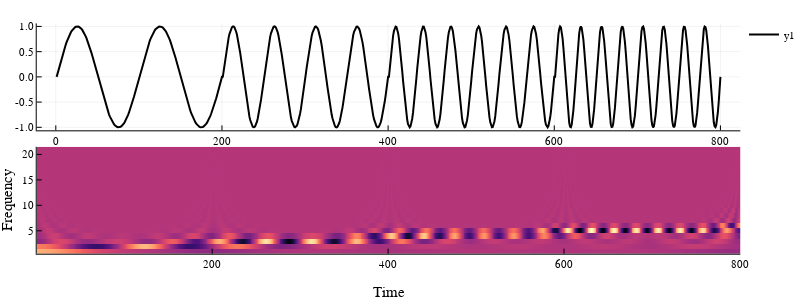

The notebook cell saved with this chart:
### Markdown cell above
It is obvious from the above plot that the Fourier Transform falls short on non-stationary signals even in this low complexity case where the signal does not vary much frequency-wise.

### Code cell
# add scaleogram
let y = y_var, wt = WT.morl
    yt = cwt(y, wavelet(wt))
    yt = reshape(yt, size(yt, 1), size(yt, 2))
    hm = heatmap(real.(yt)', xlabel="Time", ylabel="Frequency", colorbar=false, color=:magma)
    p = plot(y)
    plot(p, hm, layout = (2,1))
end

### Figure 1 — Plotly figure (JSON) as saved in the notebook; plotly's stock layout.template omitted (floating-point values rounded to 4 significant figures; data arrays with more than 128 entries replaced by an {"elided": "..."} marker saying what was removed)
{"data": [{"colorbar": {"title": ""}, "legendgroup": "y1", "line": {"color": "rgba(0, 0, 0, 1.000)", "dash": "solid", "shape": "linear", "width": 2}, "mode": "lines", "name": "y1", "showlegend": true, "type": "scatter", "x": {"elided": "800 int values"}, "xaxis": "x1", "y": {"elided": "800 float values"}, "yaxis": "y1", "zmax": null, "zmin": null}, {"colorbar": {"title": ""}, "colorscale": [[0, "rgba(0, 0, 4, 1.000)"], [0.03448, "rgba(4, 4, 20, 1.000)"], [0.06897, "rgba(12, 9, 38, 1.000)"], [0.1034, "rgba(21, 14, 56, 1.000)"], [0.1379, "rgba(33, 17, 78, 1.000)"], [0.1724, "rgba(47, 17, 99, 1.000)"], [0.2069, "rgba(63, 15, 114, 1.000)"], [0.2414, "rgba(78, 17, 123, 1.000)"], [0.2759, "rgba(90, 22, 126, 1.000)"], [0.3103, "rgba(104, 28, 129, 1.000)"], [0.3448, "rgba(118, 33, 129, 1.000)"], [0.3793, "rgba(132, 38, 129, 1.000)"], [0.4138, "rgba(147, 43, 128, 1.000)"], [0.4483, "rgba(160, 47, 127, 1.000)"], [0.4828, "rgba(174, 52, 123, 1.000)"], [0.5172, "rgba(189, 57, 119, 1.000)"], [0.5517, "rgba(204, 63, 113, 1.000)"], [0.5862, "rgba(216, 69, 108, 1.000)"], [0.6207, "rgba(228, 79, 100, 1.000)"], [0.6552, "rgba(238, 91, 94, 1.000)"], [0.6897, "rgba(245, 107, 92, 1.000)"], [0.7241, "rgba(249, 123, 93, 1.000)"], [0.7586, "rgba(252, 138, 98, 1.000)"], [0.7931, "rgba(253, 155, 107, 1.000)"], [0.8276, "rgba(254, 172, 118, 1.000)"], [0.8621, "rgba(254, 189, 130, 1.000)"], [0.8966, "rgba(254, 205, 144, 1.000)"], [0.931, "rgba(253, 220, 158, 1.000)"], [0.9655, "rgba(252, 236, 174, 1.000)"], [1, "rgba(252, 253, 191, 1.000)"]], "hoverinfo": "none", "name": "y1", "showlegend": false, "showscale": false, "type": "heatmap", "x": {"elided": "801 float values"}, "xaxis": "x2", "y": [0.5, 1.5, 2.5, 3.5, 4.5, 5.5, 6.5, 7.5, 8.5, 9.5, 10.5, 11.5, 12.5, 13.5, 14.5, 15.5, 16.5, 17.5, 18.5, 19.5, 20.5, 21.5], "yaxis": "y2", "z": {"elided": "21x800 float values"}, "zmax": 0.01505, "zmin": -0.01484}], "layout": {"annotations": [], "height": 300, "legend": {"bgcolor": "rgba(255, 255, 255, 1.000)", "bordercolor": "rgba(0, 0, 0, 1.000)", "font": {"color": "rgba(0, 0, 0, 1.000)", "family": "sans-serif", "size": 11}, "tracegroupgap": 0, "x": 1, "y": 1}, "margin": {"b": 20, "l": 0, "r": 0, "t": 20}, "paper_bgcolor": "rgba(255, 255, 255, 1.000)", "plot_bgcolor": "rgba(255, 255, 255, 1.000)", "showlegend": true, "width": 800, "xaxis1": {"anchor": "y1", "domain": [0.04937, 0.9951], "gridcolor": "rgba(0, 0, 0, 0.100)", "gridwidth": 0.5, "linecolor": "rgba(0, 0, 0, 1.000)", "mirror": false, "range": [-22.97, 824.0], "showgrid": true, "showline": true, "showticklabels": true, "tickangle": 0, "tickcolor": "rgb(0, 0, 0)", "tickfont": {"color": "rgba(0, 0, 0, 1.000)", "family": "sans-serif", "size": 11}, "tickmode": "array", "ticks": "inside", "ticktext": ["0", "200", "400", "600", "800"], "tickvals": [0, 200, 400, 600, 800], "title": "", "titlefont": {"color": "rgba(0, 0, 0, 1.000)", "family": "sans-serif", "size": 15}, "type": "-", "visible": true, "zeroline": false, "zerolinecolor": "rgba(0, 0, 0, 1.000)"}, "xaxis2": {"anchor": "y2", "domain": [0.04937, 0.9951], "gridcolor": "rgba(0, 0, 0, 0.100)", "gridwidth": 0.5, "linecolor": "rgba(0, 0, 0, 1.000)", "mirror": false, "range": [0.5, 800.5], "showgrid": true, "showline": true, "showticklabels": true, "tickangle": 0, "tickcolor": "rgb(0, 0, 0)", "tickfont": {"color": "rgba(0, 0, 0, 1.000)", "family": "sans-serif", "size": 11}, "tickmode": "array", "ticks": "inside", "ticktext": ["200", "400", "600", "800"], "tickvals": [200, 400, 600, 800], "title": "Time", "titlefont": {"color": "rgba(0, 0, 0, 1.000)", "family": "sans-serif", "size": 15}, "type": "-", "visible": true, "zeroline": false, "zerolinecolor": "rgba(0, 0, 0, 1.000)"}, "yaxis1": {"anchor": "x1", "domain": [0.5756, 0.9869], "gridcolor": "rgba(0, 0, 0, 0.100)", "gridwidth": 0.5, "linecolor": "rgba(0, 0, 0, 1.000)", "mirror": false, "range": [-1.06, 1.06], "showgrid": true, "showline": true, "showticklabels": true, "tickangle": 0, "tickcolor": "rgb(0, 0, 0)", "tickfont": {"color": "rgba(0, 0, 0, 1.000)", "family": "sans-serif", "size": 11}, "tickmode": "array", "ticks": "inside", "ticktext": ["-1.0", "-0.5", "0.0", "0.5", "1.0"], "tickvals": [-1, -0.5, 0, 0.5, 1], "title": "", "titlefont": {"color": "rgba(0, 0, 0, 1.000)", "family": "sans-serif", "size": 15}, "type": "-", "visible": true, "zeroline": false, "zerolinecolor": "rgba(0, 0, 0, 1.000)"}, "yaxis2": {"anchor": "x2", "domain": [0.1011, 0.5123], "gridcolor": "rgba(0, 0, 0, 0.100)", "gridwidth": 0.5, "linecolor": "rgba(0, 0, 0, 1.000)", "mirror": false, "range": [0.5, 21.5], "showgrid": true, "showline": true, "showticklabels": true, "tickangle": 0, "tickcolor": "rgb(0, 0, 0)", "tickfont": {"color": "rgba(0, 0, 0, 1.000)", "family": "sans-serif", "size": 11}, "tickmode": "array", "ticks": "inside", "ticktext": ["5", "10", "15", "20"], "tickvals": [5, 10, 15, 20], "title": "Frequency", "titlefont": {"color": "rgba(0, 0, 0, 1.000)", "family": "sans-serif", "size": 15}, "type": "-", "visible": true, "zeroline": false, "zerolinecolor": "rgba(0, 0, 0, 1.000)"}}}
